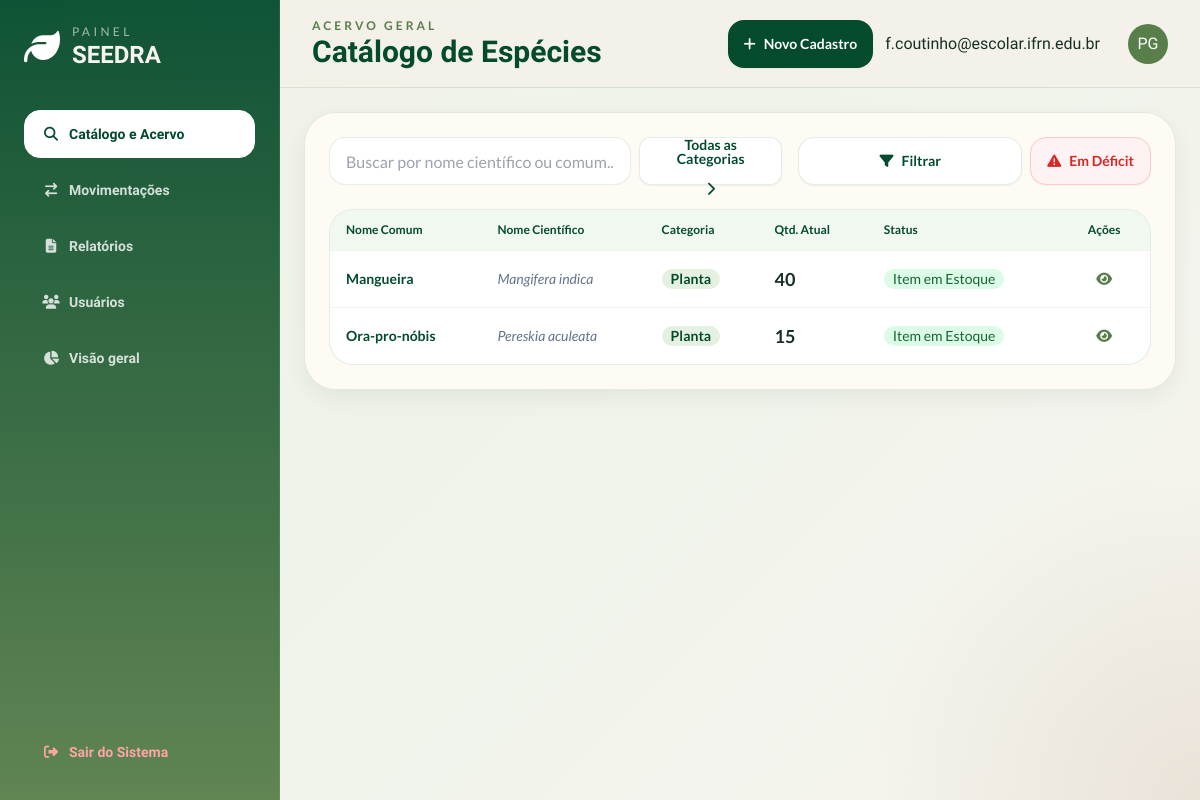
/catalogo (signed in), run on an earlier commit of the app's database.
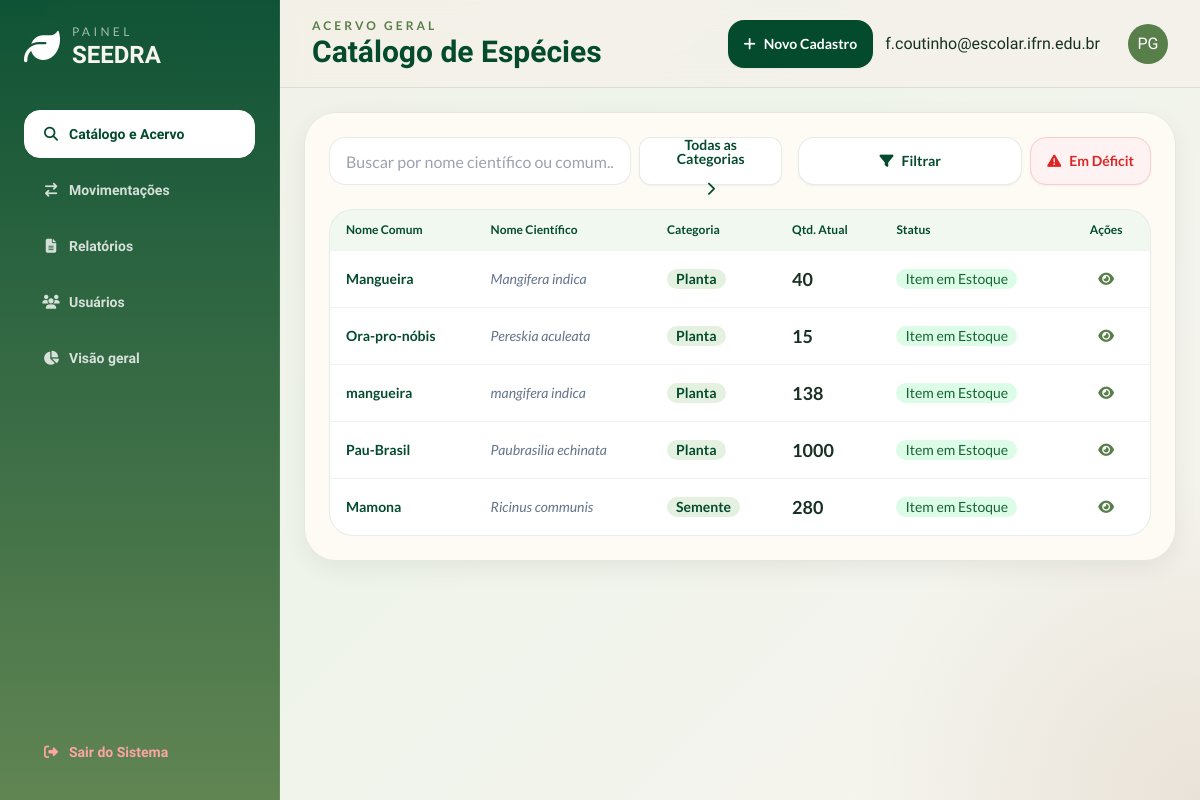
And on a later commit of the database.
### models.py (models this page shows)
class Usuarios(db.Model, UserMixin):
    __tablename__ = 'usuarios'
    id = db.Column(db.Integer, primary_key = True)
    email = db.Column(db.String(50), nullable = False, unique = True)
    senha = db.Column(db.String(), nullable = False)
    usuario_instituicoes = db.relationship('UsuarioInstituicoes', back_populates = 'usuarios')

class Item(db.Model):
    __tablename__= 'items'
    id = db.Column(db.Integer, primary_key = True)
    nome = db.Column(db.String(50), nullable = False, unique = True)
    quantidade = db.Column(db.Integer, nullable = True)
    n_cientifico = db.Column(db.String(50), nullable = False , unique = True)
    categoria = db.Column(db.String(20), nullable = False)
    deficit_limit = db.Column(db.Integer)
    obs = db.Column(db.Text)
    data_cadastro = db.Column(db.Date, nullable = False)
    movimentacoes = db.relationship('Movimentacao', back_populates = 'item', lazy = True)
    def em_deficit(self):
        return self.quantidade < self.deficit_limit

### app.py (the view)
@app.route('/catalogo', methods=['GET'])
@login_required
def catalogo():
    itens = Item.query.all()
    itens_def = sum(1 for item in itens if item.em_deficit())
    alfabetica = Item.query.order_by(Item.nome.asc()).all()
    return render_template('catalogo.html', itens=itens, itens_def=itens_def, itens_alfabetica = alfabetica)

### app.py (called while the page is built)
@login_manager.user_loader
def load_user(user_id):
    return Usuarios.query.get(int(user_id))

def login_required(f):
  @wraps(f)
  def decorated_function(*args, **kwargs):
      if 'usuarios_id' not in session:
         flash("Faça login primeiro!", 'erro')
         return redirect(url_for('login'))
      return f(*args, **kwargs)
  return decorated_function

### templates/catalogo.html (shortened to what this page needs)
{% extends 'base.html' %}
{% set page_id = 'catalogo' %}
{% block header_subtitle %}Acervo Geral{% endblock %}
{% block header_title %}Catálogo de Espécies{% endblock %}
{% block header_actions %}
<a href="{{ url_for('novo_item') }}" class="btn rounded-2xl border-0 bg-seedra-leafDark hover:bg-seedra-leafMid text-white font-lato">
    <i class="fa-solid fa-plus"></i> Novo Cadastro
</a>
{% endblock %}
{% block content %}
<section class="soft-card rounded-[2rem] p-6">
    <div class="flex flex-col md:flex-row gap-4 justify-between items-center mb-6">
        <div class="flex-1 w-full flex gap-2">
            <input type="text" placeholder="Buscar por nome científico ou comum..." class="input input-bordered rounded-2xl bg-white border-seedra-leafDark/10 w-full max-w-md font-lato" id="c_search" />
            <div class="relative inline-block w-56">
                <button id="c_btn" class="btn w-full flex justify-center rounded-xl bg-white font-lato text-seedra-leafDark border-seedra-leafDark/10 gap-4 hover:bg-seedra-leafMid hover:text-white">
                    <span id="content_span" class="transition transition-transform easy-in-out">Todas as Categorias</span>
                    <i id="c_arrow" class="fa-solid fa-chevron-right transition-transform"></i>
                </button>
            </div>
        </div>
        <div class="flex gap-2">
            <div class="relative inline-block w-56 ">
                <button class="w-full flex justify-center btn rounded-2xl bg-white text-seedra-leafDark border border-seedra-leafDark/10 hover:bg-seedra-leafMid hover:text-white hover:border-seedra-seedSand shadow-sm font-lato" id="filter_button">
                    <i id="filter_span" class="fa-solid fa-filter"></i> Filtrar
                </button>
            </div>
            <button class="btn rounded-2xl bg-red-50 text-red-600 border border-red-200 hover:bg-red-100 hover:border-red-300 shadow-sm font-lato" id="btn_deficit">
                <i class="fa-solid fa-triangle-exclamation"></i> Em Déficit
            </button>
        </div>
    </div>
    <div class="overflow-x-auto rounded-[1.5rem] border border-seedra-leafDark/10 bg-white">
        <table class="table font-lato">
            <thead class="bg-seedra-leafLight/10 text-seedra-leafDark">
                <tr>
                    <th>Nome Comum</th>
                    <th>Nome Científico</th>
                    <th>Categoria</th>
                    <th>Qtd. Atual</th>
                    <th>Status</th>
                    <th class="text-center">Ações</th>
                </tr>
            </thead>
            <tbody>
                {% for item in itens %}
                <tr id="list_order_normal" class="{% if item.em_deficit() %}item_deficit{% else %}item_ok{% endif %} transition {% if item.categoria == 'Semente' %} c_semente {% else %} c_planta {% endif %}">
                    <td class="font-bold text-seedra-leafDark">{{ item.nome }}</td>
                    <td class="italic text-slate-500">{{ item.n_cientifico }}</td>
                    <td><span class="badge border-0 bg-seedra-leafLight/20 text-seedra-leafDark font-bold">{{ item.categoria}}</span></td>
                    <td class="metric-value font-bold text-lg">{{ item.quantidade }}</td>
                    <td><span class="badge border-0 {% if item.em_deficit() %} bg-red-100 text-red-800 {% else %} bg-green-100 text-green-800 {% endif %}">
                        {% if item.em_deficit() %}
                            Item em deficit
                        {% else %}
                            Item em Estoque
                        {% endif %}
                    </span></td>
                    <td class="text-center">
                        <a href="{{ url_for('detalhes_item', id=item.id) }}" class="btn btn-sm btn-ghost text-seedra-leafMid rounded-xl"><i class="fa-solid fa-eye"></i></a>
                    </td>
                </tr>
                {% endfor %}
            </tbody>
        </table>
    </div>
</section>
{% endblock %}

### templates/base.html (shortened to what this page needs)
<!DOCTYPE html>
<html lang="pt-BR" data-theme="light">
<head>
  <link rel="stylesheet" href="/static/css/style.css" />
  <script src="/static/js/tailwind.config.js" defer></script>
  <script src="https://cdn.tailwindcss.com"></script>
  <link href="https://cdn.jsdelivr.net/npm/daisyui@4.12.10/dist/full.min.css" rel="stylesheet" type="text/css" />
  <link rel="stylesheet" href="https://cdnjs.cloudflare.com/ajax/libs/font-awesome/6.4.0/css/all.min.css">
</head>
<body class="font-sans">
  <div class="dashboard-shell">
    <aside class="sidebar p-5 lg:p-6 flex flex-col gap-6">
      <div class="flex items-center gap-3">
        <i class="fa-solid fa-leaf text-4xl text-white"></i>
        <div>
          <p class="text-xs uppercase tracking-[0.28em] text-white/60 font-lato">Painel</p>
          <h1 class="text-2xl font-extrabold leading-tight">SEEDRA</h1>
        </div>
      </div>
      {% block nav %}
        <nav class="space-y-2 mt-4">
          <a href="{{ url_for('catalogo') }}" class="btn btn-block justify-start btn-ghost text-white/80 hover:bg-white/10 rounded-2xl {{ '!text-seedra-leafDark border-white bg-white' if page_id =='catalogo' else 'btn-ghost text-white/80 hover:bg-white/10' }}"><i class="fa-solid fa-magnifying-glass w-5"></i> Catálogo e Acervo</a>
          <a href="{{ url_for('movimentacao') }}" class="btn btn-block justify-start btn-ghost text-white/80 hover:bg-white/10 rounded-2xl {{ '!text-seedra-leafDark border-white bg-white' if page_id =='movimentacoes' else 'btn-ghost text-white/80 hover:bg-white/10' }}"><i class="fa-solid fa-arrow-right-arrow-left w-5"></i> Movimentações</a>
          <a href="{{ url_for('relatorios') }}" class="btn btn-block justify-start btn-ghost text-white/80 hover:bg-white/10 rounded-2xl {{ '!text-seedra-leafDark border-white bg-white' if page_id =='relatorios' else 'btn-ghost text-white/80 hover:bg-white/10' }}"><i class="fa-solid fa-file-lines w-5"></i> Relatórios</a>
          <a href="{{ url_for('usuarios') }}" class="btn btn-block justify-start btn-ghost text-white/80 hover:bg-white/10 rounded-2xl {{ '!text-seedra-leafDark border-white bg-white' if page_id =='usuarios' else 'btn-ghost text-white/80 hover:bg-white/10' }}"><i class="fa-solid fa-users w-5"></i> Usuários</a>
          <a href="{{ url_for('dashboard') }}" class="btn btn-block justify-start  hover:bg-white/20 hover:text-white  rounded-2xl {{ 'text-seedra-leafDark border-white/10 bg-white/14' if page_id =='visao' else 'btn-ghost text-white/80 hover:bg-white/10' }}"><i class="fa-solid fa-chart-pie w-5"></i> Visão geral</a>
        </nav>
      {% endblock %}
      <div class="mt-auto">
        <a href="{{ url_for('logout') }}" class="btn btn-block justify-start btn-ghost text-red-300 hover:bg-red-500/20 hover:text-red-100 rounded-2xl"><i class="fa-solid fa-right-from-bracket w-5"></i> Sair do Sistema</a>
      </div>
    </aside>
    <header class="topbar px-5 lg:px-8 flex items-center justify-between gap-4">
      <div>
        <p class="text-xs uppercase tracking-[0.25em] text-seedra-leafMid font-semibold font-lato">{% block header_subtitle %}SEEDRA{% endblock %}</p>
        <h2 class="text-2xl md:text-3xl font-extrabold text-seedra-leafDark">{% block header_title %}Painel de Controle{% endblock %}</h2>
      </div>
      <div class="flex items-center gap-3">
        {% block header_actions %}{% endblock %}
        <span>{% if current_user.is_authenticated %}{{current_user.email}} {% endif %}</span>
        <div class="avatar placeholder ml-4">
          <div class="bg-seedra-leafMid text-white rounded-full w-10">
            <span>PG</span>
          </div>
        </div>
      </div>
    </header>
    <main class="main">
      {% block content %}
      {% endblock %}
    </main>
  </div>
</body>
</html>

### static/css/style.css (style rules this page uses)
:root { --leaf-dark: #044b2d; --leaf-mid: #587e49; --leaf-light: #78b863; --seed-brown: #9a774c; --seed-sand: #ddd1ae; --seed-mist: #d9d6cc; --deep-forest: #001500; --stone: #888784; --cloud: #d9d9d9; --surface: rgba(249, 248, 243, 0.78); --surface-strong: rgba(255, 252, 246, 0.9); --line: rgba(4, 75, 45, 0.10); }
html, body { height: 100%; overflow: hidden; scroll-behavior: smooth; }
body { font-family: 'Balsamiq Sans', sans-serif; background: radial-gradient(circle at top left, rgba(120,184,99,0.18), transparent 20%), radial-gradient(circle at bottom right, rgba(154,119,76,0.14), transparent 24%), linear-gradient(135deg, #f4f0e8 0%, #eef4ea 40%, #f7f4ef 100%); color: #183124; }
.dashboard-shell { display: grid; grid-template-columns: 280px 1fr; grid-template-rows: 88px 1fr; height: 100dvh; }
.sidebar { grid-row: 1 / -1; overflow-y: auto; background: linear-gradient(180deg, rgba(4,75,45,0.95), rgba(88,126,73,0.94)); color: #f7f5ef; border-right: 1px solid rgba(255,255,255,0.08); }
.topbar { grid-column: 2; position: sticky; top: 0; z-index: 10; background: rgba(244, 240, 232, 0.78); backdrop-filter: blur(14px); border-bottom: 1px solid var(--line); }
.main { grid-column: 2; overflow-y: auto; padding: 1.5rem; }
.soft-card { background: var(--surface-strong); border: 1px solid var(--line); box-shadow: 0 8px 24px rgba(0, 21, 0, 0.06); }
.metric-value { font-variant-numeric: tabular-nums lining-nums; }

What changed in the data, as far as the page shows it:
added Item: nome "mangueira", n_cientifico "mangifera indica", categoria "Planta", quantidade "138", deficit_limit "Item em Estoque"
added Item: nome "Pau-Brasil", n_cientifico "Paubrasilia echinata", categoria "Planta", quantidade "1000", deficit_limit "Item em Estoque"
added Item: nome "Mamona", n_cientifico "Ricinus communis", categoria "Semente", quantidade "280", deficit_limit "Item em Estoque"
